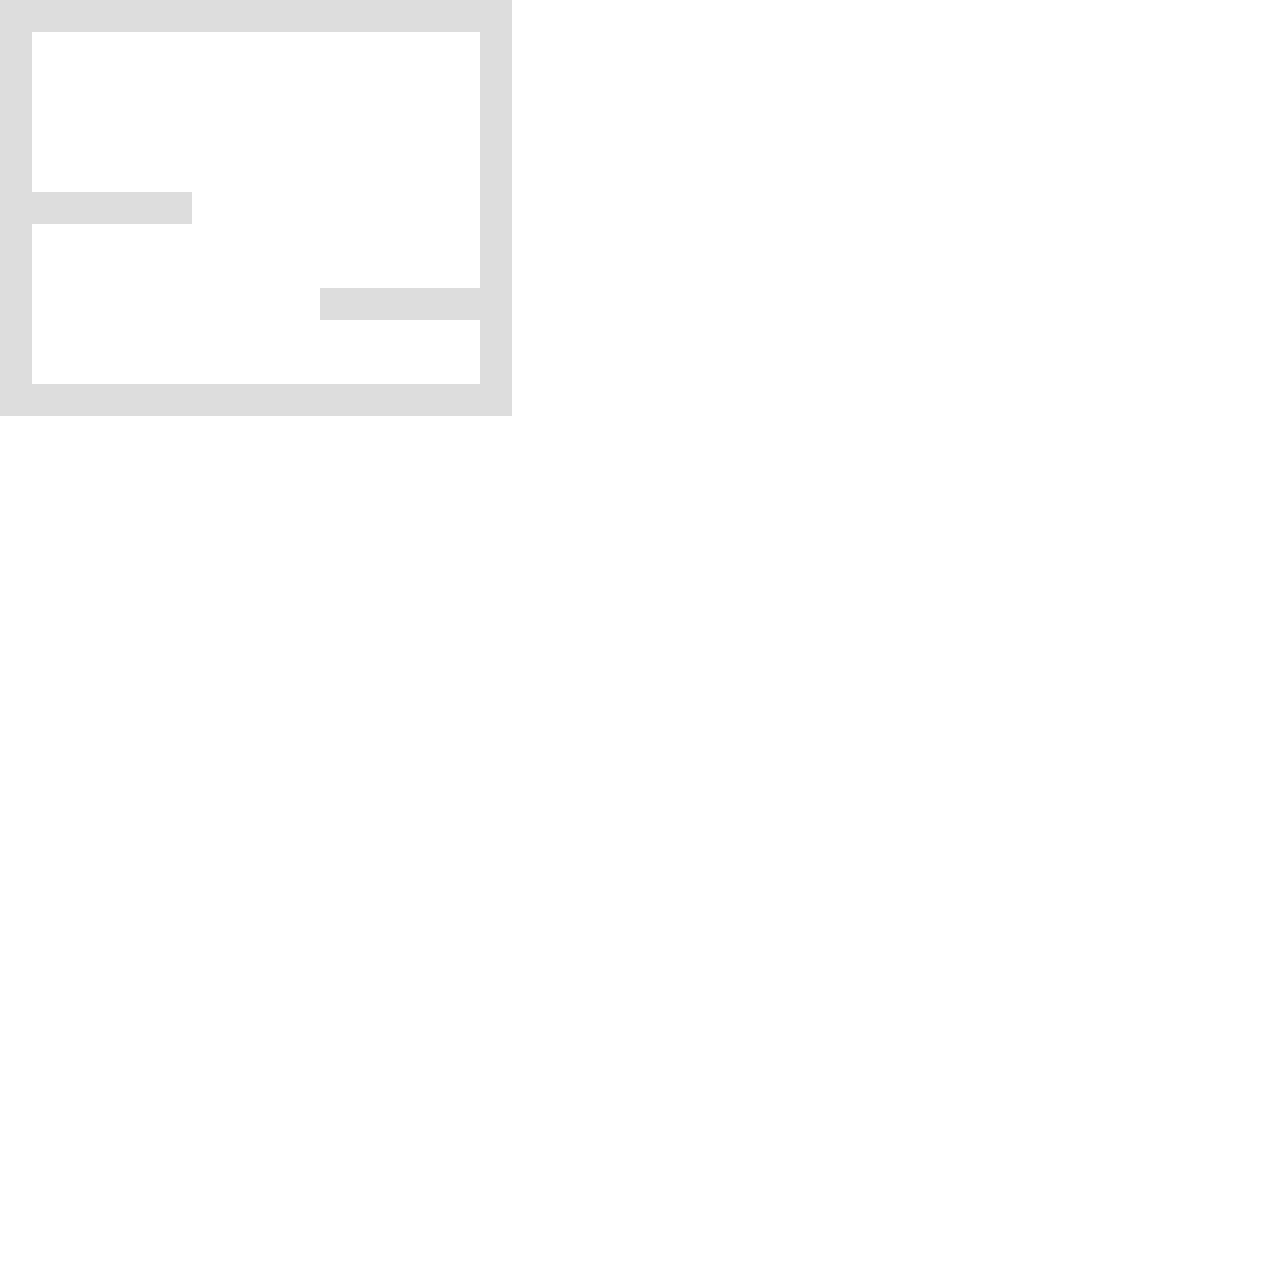

A level layout from a 2D game, rendered from its tile map. Below: a short description, then the map file with tile-grid data replaced by summaries:
An orthogonal 40x40 tile map with 32x32 px tiles, 1 tile layer (impassable), 3 tilesets and 4 objects (3x crate, player).

<map version="1.0" orientation="orthogonal" renderorder="right-down" width="40" height="40" tilewidth="32" tileheight="32" backgroundcolor="#ffffff" nextobjectid="12">
 <tileset firstgid="1" name="tiles" tilewidth="32" tileheight="32" tilecount="1">
  <image source="../../images/tiles.png" width="32" height="32" />
 </tileset>
 <tileset firstgid="2" name="crate" tilewidth="32" tileheight="32" tilecount="1">
  <image source="../../images/crate.png" width="32" height="32" />
 </tileset>
 <tileset firstgid="3" name="player" tilewidth="64" tileheight="64" tilecount="2">
  <image source="../../images/player.png" width="128" height="64" />
 </tileset>
 <layer name="impassable" width="40" height="40">
  <data>[1600 cells, 64 non-empty, 1 distinct tile ids]</data>
 </layer>
 <objectgroup name="interactable">
  <object id="3" type="crate" gid="2" x="128" y="128" width="32" height="32" />
  <object id="9" type="crate" gid="2" x="384" y="224" width="32" height="32" />
  <object id="11" type="crate" gid="2" x="224" y="352" width="32" height="32" />
 </objectgroup>
 <objectgroup name="characters">
  <object id="7" type="player" gid="4" x="64" y="192" width="32" height="32" />
 </objectgroup>
</map>
